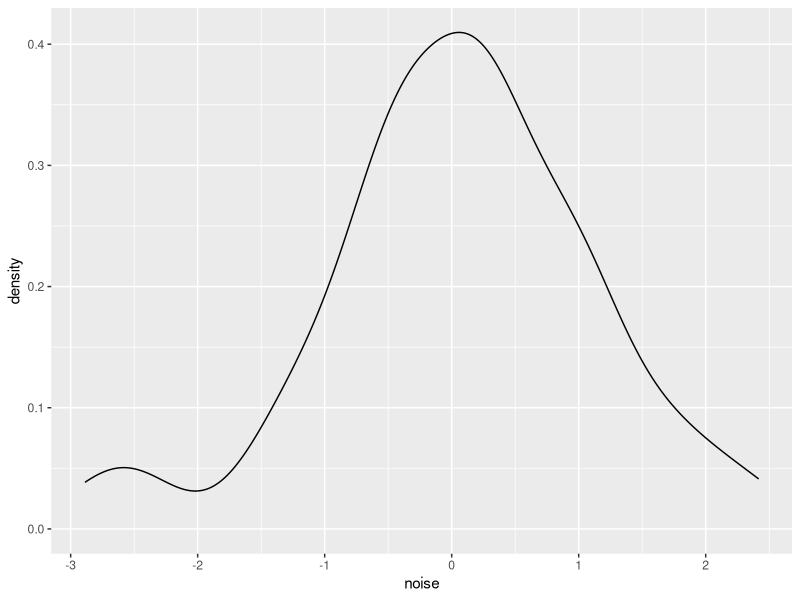

Here is the R script that generated this plot:

## help this ugly code
library(tidyverse)

noise <- rnorm(100)
noise <- as.data.frame(noise)

ggplot(noise, aes(noise))+ geom_density()





